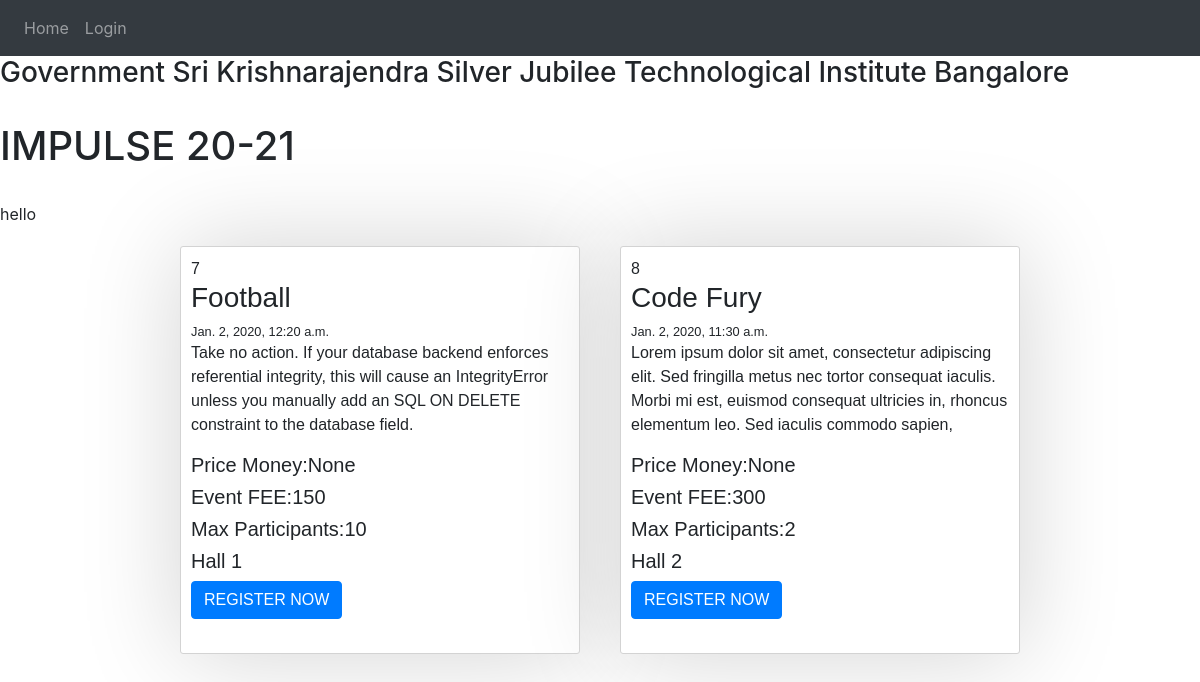
The page / on the database its author committed.
### fest_app/models.py (models this page shows, shortened)
class Event(models.Model):
    event_name = models.CharField(max_length=20)
    event_date_time = models.DateTimeField(blank=True)
    event_description = models.TextField(max_length=1000)
    event_price = models.IntegerField()
    event_fee = models.IntegerField()
    event_maxteams = models.IntegerField()
    event_location = models.ForeignKey(
        Location, default=1, on_delete=models.SET_DEFAULT)

class Location(models.Model):
    loc_name = models.CharField(max_length=20)
    def __str__(self):
        return self.loc_name

### fest_app/views.py (the view)
# urls.py: 2. Add a URL to urlpatterns:  path('', views.home, name='home')
def home(request):
    e_list = Event.objects.all()
    e_list.exclude(id=5)
    s_list = Student.objects.all()
    count = 0
    for s in s_list:
        count += s.stud_part_events.event_fee
    return render(request, 'fest_app/home.html', {"e_list": e_list, 'total': count})

### fest_app/templates/fest_app/home.html (shortened to what this page needs)
{%extends './base.html'%}
{%block content%}
<h3>Government Sri Krishnarajendra Silver Jubilee Technological Institute Bangalore</h3>
<br/>
<h1>IMPULSE 20-21</h1>
<br/>
hello
    <div class="cont">
    {%for event in e_list%}
    {%if event.id != 5 %}
    <div class="card">
        {{event.id}}
        <h3>{{event.event_name}}</h3>
        <small>{{event.event_date_time}}</small>
        <p>{{event.event_description}}</p>
        <h5>Price Money:{{event.event_price}}</h5>
        <h5>Event FEE:{{event.event_fee}}</h5>
        <h5>Max Participants:{{event.event_maxteams}}</h5>
        <h5>{{event.event_location}}</h5>
        <a href="http://127.0.0.1:8000/register/{{event.id}}"><button class='btn btn-primary'>REGISTER NOW</button>  </a>
        <br/>
    </div>
    {%endif%}
    {%endfor%}
</div>
{%endblock%}

### fest_app/templates/fest_app/base.html (shortened to what this page needs)
<!DOCTYPE html>
<html lang="en">
<head>
    <link rel="stylesheet" href="https://maxcdn.bootstrapcdn.com/bootstrap/4.5.2/css/bootstrap.min.css">
</head>
<body>
    <nav class="navbar navbar-expand-sm bg-dark navbar-dark">
        <ul class="navbar-nav">
          <li class="nav-item">
            <a class="nav-link" href="{%url 'home'%}">Home</a>
          </li>
          {% if not user.is_authenticated %}
          <li class="nav-item">
            <a class="nav-link" href="{%url 'login'%}">Login</a>
          </li>
          {%endif%}
        </ul>
      </nav>
    {%block content%}
    {%endblock%}
</body>
</html>

### fest_app/templates/fest_app/base.html (style rules this page uses)
.card { padding: 10px; width:400px; margin: 20px; font-family: Arial, Helvetica, sans-serif; border-radius: 3px; border: 1px solid lightgray; box-shadow: 1px 0px 100px 0px lightgray; }
.cont { display: flex; align-items: flex-start; flex-wrap: wrap; width: 100%; justify-content: center; }

### rows shown on the page
Event: id "7", event_name "Football", event_date_time "Jan. 2, 2020, 12:20 a.m.", event_description "Take no action. If your database backend enforces referential integrity, this will cause an IntegrityError unless you manually add an SQL ON DELETE constraint to the database field.", event_price "None", event_fee "150", event_maxteams "10", event_location "Hall 1"
Event: id "8", event_name "Code Fury", event_date_time "Jan. 2, 2020, 11:30 a.m.", event_description "Lorem ipsum dolor sit amet, consectetur adipiscing elit. Sed fringilla metus nec tortor consequat iaculis. Morbi mi est, euismod consequat ultricies in, rhoncus elementum leo. Sed iaculis commodo sapien,", event_price "None", event_fee "300", event_maxteams "2", event_location "Hall 2"
